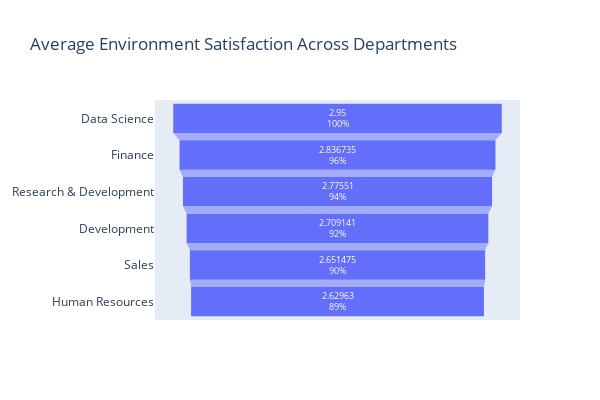

Write notebook code for a chart like this one.
### Code cell
# A funnel chart showing Environment Satisfaction across Departments

# Calculate the average EmpEnvironmentSatisfaction for each department
average_satisfaction = df.groupby('EmpDepartment')['EmpEnvironmentSatisfaction'].mean().reset_index()

# Sort by satisfaction to make the funnel visually meaningful
average_satisfaction = average_satisfaction.sort_values(by='EmpEnvironmentSatisfaction', ascending=False)

# Create the funnel chart
fig = go.Figure(go.Funnel(
    y = average_satisfaction['EmpDepartment'],
    x = average_satisfaction['EmpEnvironmentSatisfaction'],
    textinfo = "value+percent initial"))

# Set title and adjust layout to reduce size
fig.update_layout(
    title='Average Environment Satisfaction Across Departments',
    width=600,  # Adjust width as needed
    height=400  # Adjust height as needed
)

# Show the plot
fig.show()

### Figure 1 — Plotly figure (JSON) as saved in the notebook; plotly's stock layout.template omitted (floating-point values rounded to 4 significant figures)
{"data": [{"textinfo": "value+percent initial", "type": "funnel", "x": [2.95, 2.837, 2.776, 2.709, 2.651, 2.63], "y": ["Data Science", "Finance", "Research & Development", "Development", "Sales", "Human Resources"]}], "layout": {"height": 400, "title": {"text": "Average Environment Satisfaction Across Departments"}, "width": 600}}
